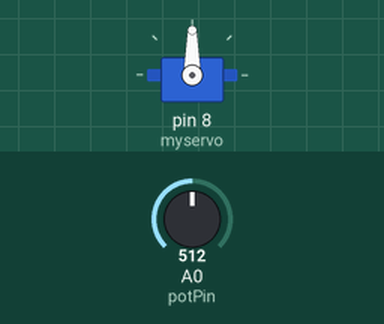
Recording of a sketch running on a simulated Arduino Uno, built with avr-gcc and run on an emulated ATmega328P. Parts: servo. Inputs (shaded band) come from the test bench; at power-on: A0 (potPin) = 512.

Above: at 1.2 s.
1.3 s: A0 (potPin) set to 716
At 1.7 s:
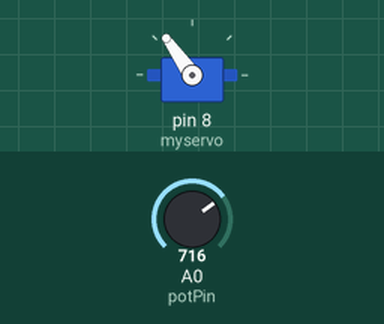
2.8 s: A0 (potPin) set to 900
At 3.8 s:
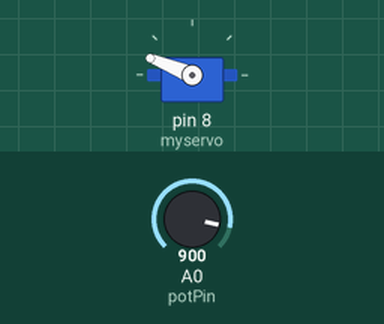
4.3 s: A0 (potPin) set to 1023
At 5.2 s:
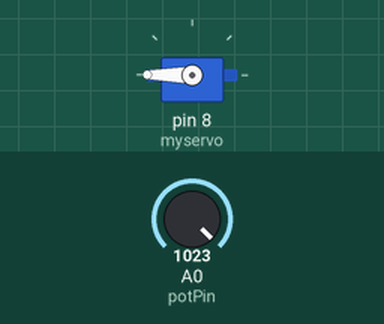
5.8 s: A0 (potPin) set to 306
At 7.0 s:
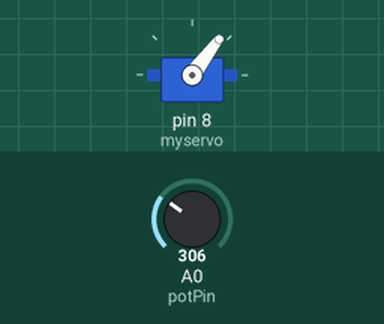
7.3 s: A0 (potPin) set to 122
At 8.7 s:
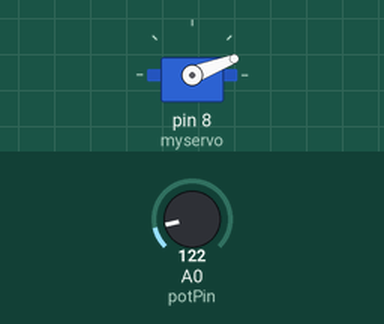
Timing chart, 0 to 9.8 s (numbered marks = the images above; inputs shaded):
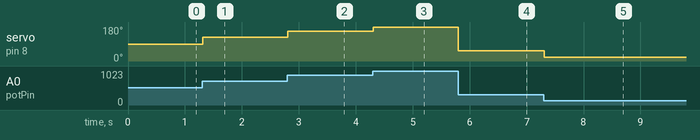

The sketch:

a_ControlServoPosicion.ino
```cpp
/*
 Control de un servo mediante un potenciometro
 by Michal Rinott <http://people.interaction-ivrea.it/m.rinott>

 modified on 8 Nov 2013
 by Scott Fitzgerald
 http://www.arduino.cc/en/Tutorial/Knob
*/

// incluye la libreria servo
#include <Servo.h>
// crea el objeto myservo tipo servo
Servo myservo;
// pin para conectar el potenciometro
const int potPin = 0;  // analog pin used to connect the potentiometer
int val;    // variable to read the value from the analog pin

void setup()
{
  // sconecta myservo al pin 8
  myservo.attach(8);
}

void loop()
{
  // lectura del potenciometro
  val = analogRead(potPin);
  // mapea el valor a escala 0-180º
  val = map(val, 0, 1023, 0, 180);
  // escribe el angulo en el objeto myservo
  myservo.write(val);
  // tiempo de espera para que el servo alcance la posicion
  delay(15);
}
```

Measured:
- after the input at 1.3 s, servo on pin 8 (myservo): 90° → 125° at once
- after the input at 2.8 s, servo on pin 8 (myservo): 125° → 158° at once
- after the input at 4.3 s, servo on pin 8 (myservo): 158° → 180° at once
- after the input at 5.8 s, servo on pin 8 (myservo): 180° → 53° at once
- after the input at 7.3 s, servo on pin 8 (myservo): 53° → 21° at once
